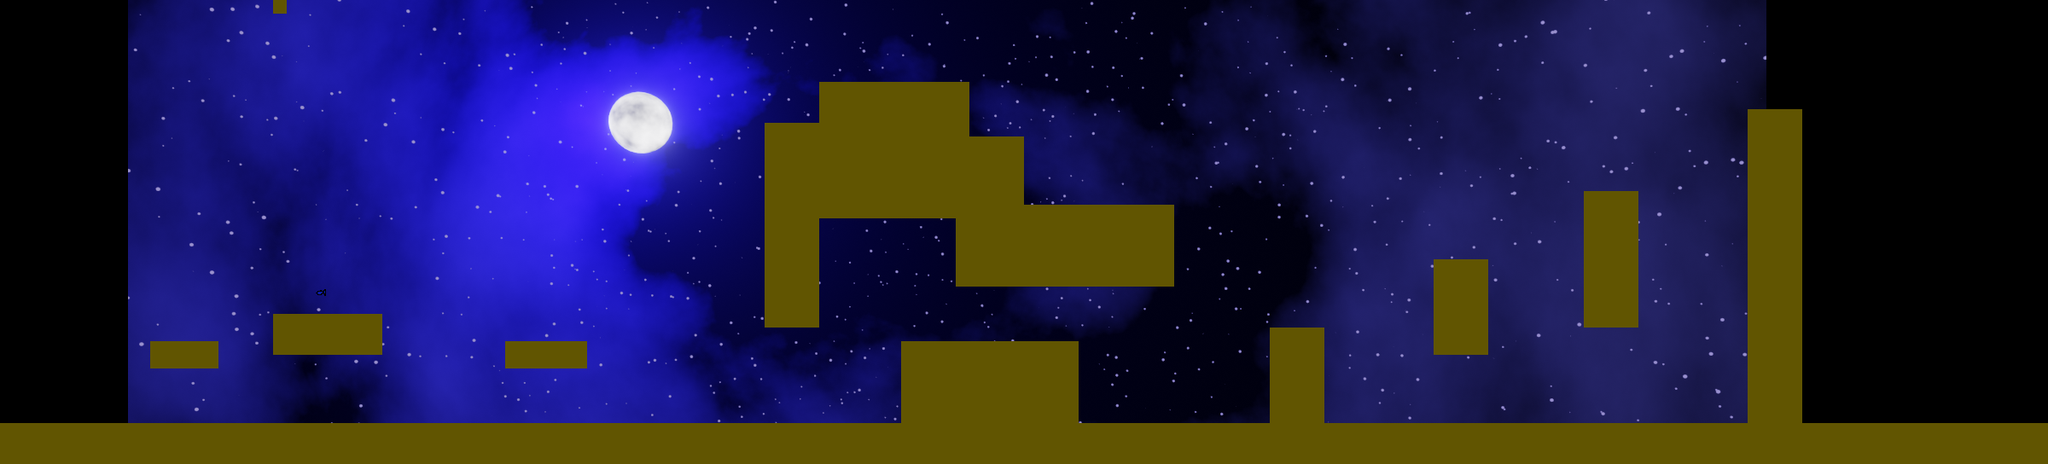

Rendered tile map (Tiled .tmx) drawn with the repository's tilesets; below, a short description and the map source with its tile grids summarised:
An orthogonal 150x34 tile map with 16x16 px tiles, 1 tile layer (tiles), 1 image layer and 16 objects (13x wall, fish, cat, pixel).

<map version="1.4" tiledversion="1.4.3" orientation="orthogonal" renderorder="right-down" width="150" height="34" tilewidth="16" tileheight="16" infinite="0" nextlayerid="5" nextobjectid="28">
 <tileset firstgid="1" name="scw-tilemap" tilewidth="16" tileheight="16" tilecount="3" columns="3">
  <image source="../scw-tilemap.png" width="48" height="16" />
 </tileset>
 <imagelayer id="4" name="background" locked="1" offsetx="150" offsety="-200">
  <image source="../nightsky3.png" width="1920" height="1080" />
 </imagelayer>
 <layer id="1" name="tiles" width="150" height="34" locked="1">
  <data>[5100 cells, 1074 non-empty, 3 distinct tile ids]</data>
 </layer>
 <objectgroup id="3" name="objects" locked="1">
  <object id="4" type="fish" x="375.455" y="342.364">
   <point />
  </object>
  <object id="7" type="wall" x="0" y="495.75" width="2398.75" height="49.4583" />
  <object id="8" type="wall" x="175.875" y="400" width="80" height="31.875" />
  <object id="9" type="wall" x="320.125" y="368" width="127.875" height="48" />
  <object id="10" type="wall" x="592.125" y="400" width="95.75" height="31.75" />
  <object id="11" name="cat" type="cat" x="210.917" y="94">
   <point />
  </object>
  <object id="13" name="pixel" type="pixel" x="2360.67" y="483.667">
   <point />
  </object>
  <object id="16" type="wall" x="1056" y="400" width="208" height="96" />
  <object id="18" type="wall" x="1488.5" y="383.5" width="62.5" height="112" />
  <object id="19" type="wall" x="1681" y="304.5" width="62.5" height="111.5" />
  <object id="20" type="wall" x="1856" y="223" width="63.5" height="161.5" />
  <object id="21" type="wall" x="2048.5" y="128.5" width="62.5" height="367" />
  <object id="23" type="wall" x="896.5" y="143.5" width="63" height="241" />
  <object id="24" type="wall" x="959.75" y="96.5" width="176" height="159.75" />
  <object id="25" type="wall" x="1200" y="239.75" width="175.75" height="96.5" />
  <object id="27" type="wall" x="1120.25" y="159.5" width="80.25" height="176.25" />
 </objectgroup>
</map>